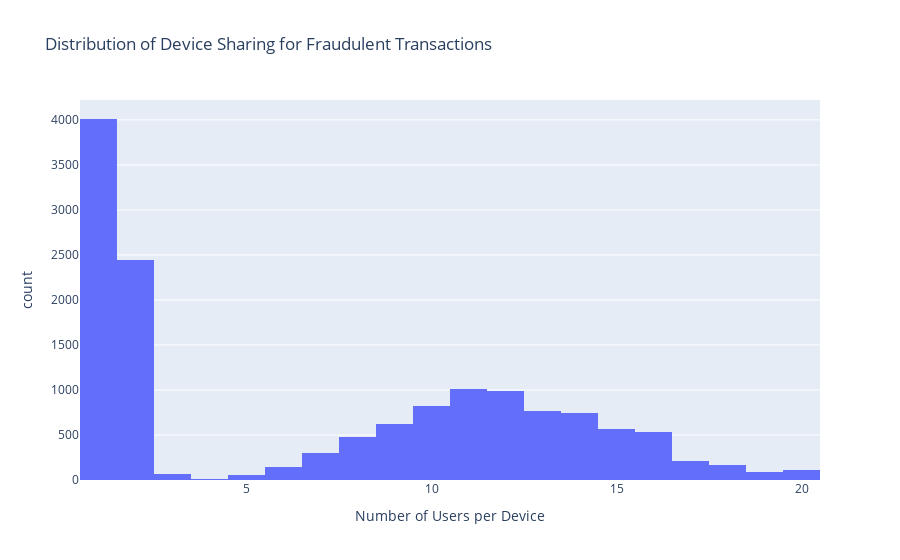

Notebook code cell kept with this figure:
### Code cell
# Visualize the distribution of device_user_count for fraudulent transactions
fig = px.histogram(fraud_df[fraud_df['class']==1], 
                   x='device_user_count',
                   title='Distribution of Device Sharing for Fraudulent Transactions',
                   labels={'device_user_count': 'Number of Users per Device'})
fig.show()

### Figure 1 — Plotly figure (JSON) as saved in the notebook; plotly's stock layout.template omitted (floating-point values rounded to 4 significant figures; data arrays with more than 128 entries replaced by an {"elided": "..."} marker saying what was removed)
{"data": [{"bingroup": "x", "hovertemplate": "Number of Users per Device=%{x}<br>count=%{y}<extra></extra>", "legendgroup": "", "marker": {"color": "#636efa", "pattern": {"shape": ""}}, "name": "", "orientation": "v", "showlegend": false, "type": "histogram", "x": {"elided": "14151 int values"}, "xaxis": "x", "yaxis": "y"}], "layout": {"barmode": "relative", "legend": {"tracegroupgap": 0}, "title": {"text": "Distribution of Device Sharing for Fraudulent Transactions"}, "xaxis": {"anchor": "y", "domain": [0, 1], "title": {"text": "Number of Users per Device"}}, "yaxis": {"anchor": "x", "domain": [0, 1], "title": {"text": "count"}}}}
